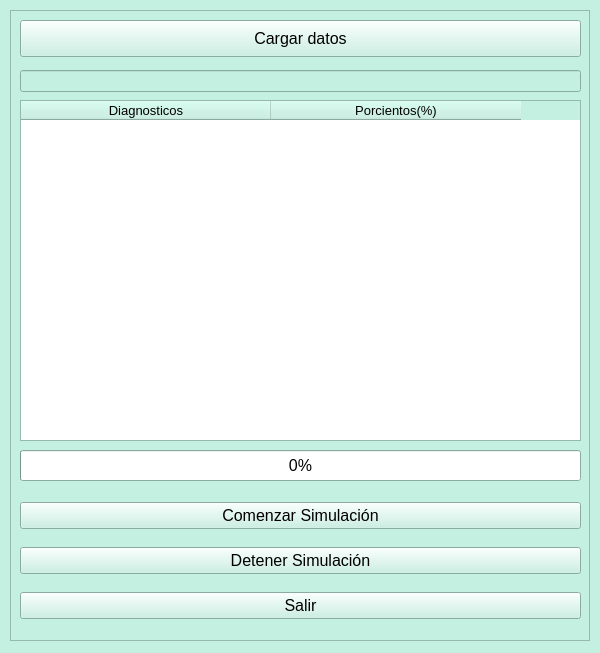
<?xml version="1.0" encoding="UTF-8"?>
<ui version="4.0">
 <class>SimulationWidget</class>
 <widget class="QWidget" name="SimulationWidget">
  <property name="geometry">
   <rect>
    <x>0</x>
    <y>0</y>
    <width>600</width>
    <height>653</height>
   </rect>
  </property>
  <property name="sizePolicy">
   <sizepolicy hsizetype="Preferred" vsizetype="Preferred">
    <horstretch>0</horstretch>
    <verstretch>0</verstretch>
   </sizepolicy>
  </property>
  <property name="minimumSize">
   <size>
    <width>0</width>
    <height>0</height>
   </size>
  </property>
  <property name="maximumSize">
   <size>
    <width>1200</width>
    <height>1200</height>
   </size>
  </property>
  <property name="palette">
   <palette>
    <active>
     <colorrole role="WindowText">
      <brush brushstyle="SolidPattern">
       <color alpha="255">
        <red>0</red>
        <green>0</green>
        <blue>0</blue>
       </color>
      </brush>
     </colorrole>
     <colorrole role="Button">
      <brush brushstyle="SolidPattern">
       <color alpha="255">
        <red>195</red>
        <green>240</green>
        <blue>225</blue>
       </color>
      </brush>
     </colorrole>
     <colorrole role="Light">
      <brush brushstyle="SolidPattern">
       <color alpha="255">
        <red>255</red>
        <green>255</green>
        <blue>255</blue>
       </color>
      </brush>
     </colorrole>
     <colorrole role="Midlight">
      <brush brushstyle="SolidPattern">
       <color alpha="255">
        <red>225</red>
        <green>247</green>
        <blue>240</blue>
       </color>
      </brush>
     </colorrole>
     <colorrole role="Dark">
      <brush brushstyle="SolidPattern">
       <color alpha="255">
        <red>97</red>
        <green>120</green>
        <blue>112</blue>
       </color>
      </brush>
     </colorrole>
     <colorrole role="Mid">
      <brush brushstyle="SolidPattern">
       <color alpha="255">
        <red>130</red>
        <green>160</green>
        <blue>150</blue>
       </color>
      </brush>
     </colorrole>
     <colorrole role="Text">
      <brush brushstyle="SolidPattern">
       <color alpha="255">
        <red>0</red>
        <green>0</green>
        <blue>0</blue>
       </color>
      </brush>
     </colorrole>
     <colorrole role="BrightText">
      <brush brushstyle="SolidPattern">
       <color alpha="255">
        <red>255</red>
        <green>255</green>
        <blue>255</blue>
       </color>
      </brush>
     </colorrole>
     <colorrole role="ButtonText">
      <brush brushstyle="SolidPattern">
       <color alpha="255">
        <red>0</red>
        <green>0</green>
        <blue>0</blue>
       </color>
      </brush>
     </colorrole>
     <colorrole role="Base">
      <brush brushstyle="SolidPattern">
       <color alpha="255">
        <red>255</red>
        <green>255</green>
        <blue>255</blue>
       </color>
      </brush>
     </colorrole>
     <colorrole role="Window">
      <brush brushstyle="SolidPattern">
       <color alpha="255">
        <red>195</red>
        <green>240</green>
        <blue>225</blue>
       </color>
      </brush>
     </colorrole>
     <colorrole role="Shadow">
      <brush brushstyle="SolidPattern">
       <color alpha="255">
        <red>0</red>
        <green>0</green>
        <blue>0</blue>
       </color>
      </brush>
     </colorrole>
     <colorrole role="AlternateBase">
      <brush brushstyle="SolidPattern">
       <color alpha="255">
        <red>225</red>
        <green>247</green>
        <blue>240</blue>
       </color>
      </brush>
     </colorrole>
     <colorrole role="ToolTipBase">
      <brush brushstyle="SolidPattern">
       <color alpha="255">
        <red>255</red>
        <green>255</green>
        <blue>220</blue>
       </color>
      </brush>
     </colorrole>
     <colorrole role="ToolTipText">
      <brush brushstyle="SolidPattern">
       <color alpha="255">
        <red>0</red>
        <green>0</green>
        <blue>0</blue>
       </color>
      </brush>
     </colorrole>
     <colorrole role="PlaceholderText">
      <brush brushstyle="SolidPattern">
       <color alpha="128">
        <red>0</red>
        <green>0</green>
        <blue>0</blue>
       </color>
      </brush>
     </colorrole>
    </active>
    <inactive>
     <colorrole role="WindowText">
      <brush brushstyle="SolidPattern">
       <color alpha="255">
        <red>0</red>
        <green>0</green>
        <blue>0</blue>
       </color>
      </brush>
     </colorrole>
     <colorrole role="Button">
      <brush brushstyle="SolidPattern">
       <color alpha="255">
        <red>195</red>
        <green>240</green>
        <blue>225</blue>
       </color>
      </brush>
     </colorrole>
     <colorrole role="Light">
      <brush brushstyle="SolidPattern">
       <color alpha="255">
        <red>255</red>
        <green>255</green>
        <blue>255</blue>
       </color>
      </brush>
     </colorrole>
     <colorrole role="Midlight">
      <brush brushstyle="SolidPattern">
       <color alpha="255">
        <red>225</red>
        <green>247</green>
        <blue>240</blue>
       </color>
      </brush>
     </colorrole>
     <colorrole role="Dark">
      <brush brushstyle="SolidPattern">
       <color alpha="255">
        <red>97</red>
        <green>120</green>
        <blue>112</blue>
       </color>
      </brush>
     </colorrole>
     <colorrole role="Mid">
      <brush brushstyle="SolidPattern">
       <color alpha="255">
        <red>130</red>
        <green>160</green>
        <blue>150</blue>
       </color>
      </brush>
     </colorrole>
     <colorrole role="Text">
      <brush brushstyle="SolidPattern">
       <color alpha="255">
        <red>0</red>
        <green>0</green>
        <blue>0</blue>
       </color>
      </brush>
     </colorrole>
     <colorrole role="BrightText">
      <brush brushstyle="SolidPattern">
       <color alpha="255">
        <red>255</red>
        <green>255</green>
        <blue>255</blue>
       </color>
      </brush>
     </colorrole>
     <colorrole role="ButtonText">
      <brush brushstyle="SolidPattern">
       <color alpha="255">
        <red>0</red>
        <green>0</green>
        <blue>0</blue>
       </color>
      </brush>
     </colorrole>
     <colorrole role="Base">
      <brush brushstyle="SolidPattern">
       <color alpha="255">
        <red>255</red>
        <green>255</green>
        <blue>255</blue>
       </color>
      </brush>
     </colorrole>
     <colorrole role="Window">
      <brush brushstyle="SolidPattern">
       <color alpha="255">
        <red>195</red>
        <green>240</green>
        <blue>225</blue>
       </color>
      </brush>
     </colorrole>
     <colorrole role="Shadow">
      <brush brushstyle="SolidPattern">
       <color alpha="255">
        <red>0</red>
        <green>0</green>
        <blue>0</blue>
       </color>
      </brush>
     </colorrole>
     <colorrole role="AlternateBase">
      <brush brushstyle="SolidPattern">
       <color alpha="255">
        <red>225</red>
        <green>247</green>
        <blue>240</blue>
       </color>
      </brush>
     </colorrole>
     <colorrole role="ToolTipBase">
      <brush brushstyle="SolidPattern">
       <color alpha="255">
        <red>255</red>
        <green>255</green>
        <blue>220</blue>
       </color>
      </brush>
     </colorrole>
     <colorrole role="ToolTipText">
      <brush brushstyle="SolidPattern">
       <color alpha="255">
        <red>0</red>
        <green>0</green>
        <blue>0</blue>
       </color>
      </brush>
     </colorrole>
     <colorrole role="PlaceholderText">
      <brush brushstyle="SolidPattern">
       <color alpha="128">
        <red>0</red>
        <green>0</green>
        <blue>0</blue>
       </color>
      </brush>
     </colorrole>
    </inactive>
    <disabled>
     <colorrole role="WindowText">
      <brush brushstyle="SolidPattern">
       <color alpha="255">
        <red>97</red>
        <green>120</green>
        <blue>112</blue>
       </color>
      </brush>
     </colorrole>
     <colorrole role="Button">
      <brush brushstyle="SolidPattern">
       <color alpha="255">
        <red>195</red>
        <green>240</green>
        <blue>225</blue>
       </color>
      </brush>
     </colorrole>
     <colorrole role="Light">
      <brush brushstyle="SolidPattern">
       <color alpha="255">
        <red>255</red>
        <green>255</green>
        <blue>255</blue>
       </color>
      </brush>
     </colorrole>
     <colorrole role="Midlight">
      <brush brushstyle="SolidPattern">
       <color alpha="255">
        <red>225</red>
        <green>247</green>
        <blue>240</blue>
       </color>
      </brush>
     </colorrole>
     <colorrole role="Dark">
      <brush brushstyle="SolidPattern">
       <color alpha="255">
        <red>97</red>
        <green>120</green>
        <blue>112</blue>
       </color>
      </brush>
     </colorrole>
     <colorrole role="Mid">
      <brush brushstyle="SolidPattern">
       <color alpha="255">
        <red>130</red>
        <green>160</green>
        <blue>150</blue>
       </color>
      </brush>
     </colorrole>
     <colorrole role="Text">
      <brush brushstyle="SolidPattern">
       <color alpha="255">
        <red>97</red>
        <green>120</green>
        <blue>112</blue>
       </color>
      </brush>
     </colorrole>
     <colorrole role="BrightText">
      <brush brushstyle="SolidPattern">
       <color alpha="255">
        <red>255</red>
        <green>255</green>
        <blue>255</blue>
       </color>
      </brush>
     </colorrole>
     <colorrole role="ButtonText">
      <brush brushstyle="SolidPattern">
       <color alpha="255">
        <red>97</red>
        <green>120</green>
        <blue>112</blue>
       </color>
      </brush>
     </colorrole>
     <colorrole role="Base">
      <brush brushstyle="SolidPattern">
       <color alpha="255">
        <red>195</red>
        <green>240</green>
        <blue>225</blue>
       </color>
      </brush>
     </colorrole>
     <colorrole role="Window">
      <brush brushstyle="SolidPattern">
       <color alpha="255">
        <red>195</red>
        <green>240</green>
        <blue>225</blue>
       </color>
      </brush>
     </colorrole>
     <colorrole role="Shadow">
      <brush brushstyle="SolidPattern">
       <color alpha="255">
        <red>0</red>
        <green>0</green>
        <blue>0</blue>
       </color>
      </brush>
     </colorrole>
     <colorrole role="AlternateBase">
      <brush brushstyle="SolidPattern">
       <color alpha="255">
        <red>195</red>
        <green>240</green>
        <blue>225</blue>
       </color>
      </brush>
     </colorrole>
     <colorrole role="ToolTipBase">
      <brush brushstyle="SolidPattern">
       <color alpha="255">
        <red>255</red>
        <green>255</green>
        <blue>220</blue>
       </color>
      </brush>
     </colorrole>
     <colorrole role="ToolTipText">
      <brush brushstyle="SolidPattern">
       <color alpha="255">
        <red>0</red>
        <green>0</green>
        <blue>0</blue>
       </color>
      </brush>
     </colorrole>
     <colorrole role="PlaceholderText">
      <brush brushstyle="SolidPattern">
       <color alpha="128">
        <red>0</red>
        <green>0</green>
        <blue>0</blue>
       </color>
      </brush>
     </colorrole>
    </disabled>
   </palette>
  </property>
  <property name="font">
   <font>
    <family>Segoe UI</family>
    <pointsize>12</pointsize>
   </font>
  </property>
  <property name="focusPolicy">
   <enum>Qt::ClickFocus</enum>
  </property>
  <property name="windowTitle">
   <string>Simulación</string>
  </property>
  <widget class="QFrame" name="frame">
   <property name="geometry">
    <rect>
     <x>10</x>
     <y>10</y>
     <width>580</width>
     <height>631</height>
    </rect>
   </property>
   <property name="focusPolicy">
    <enum>Qt::NoFocus</enum>
   </property>
   <property name="frameShape">
    <enum>QFrame::StyledPanel</enum>
   </property>
   <property name="frameShadow">
    <enum>QFrame::Raised</enum>
   </property>
   <widget class="QProgressBar" name="progressBar">
    <property name="geometry">
     <rect>
      <x>10</x>
      <y>440</y>
      <width>561</width>
      <height>31</height>
     </rect>
    </property>
    <property name="value">
     <number>0</number>
    </property>
   </widget>
   <widget class="QWidget" name="verticalLayoutWidget">
    <property name="geometry">
     <rect>
      <x>10</x>
      <y>480</y>
      <width>561</width>
      <height>141</height>
     </rect>
    </property>
    <layout class="QVBoxLayout" name="verticalLayout">
     <item>
      <widget class="QPushButton" name="pB_comenzar">
       <property name="text">
        <string>Comenzar Simulación</string>
       </property>
      </widget>
     </item>
     <item>
      <widget class="QPushButton" name="pB_detener">
       <property name="text">
        <string>Detener Simulación</string>
       </property>
      </widget>
     </item>
     <item>
      <widget class="QPushButton" name="pB_salir">
       <property name="text">
        <string>Salir</string>
       </property>
      </widget>
     </item>
    </layout>
   </widget>
   <widget class="QPushButton" name="pB_cargar">
    <property name="geometry">
     <rect>
      <x>10</x>
      <y>10</y>
      <width>561</width>
      <height>37</height>
     </rect>
    </property>
    <property name="text">
     <string>Cargar datos</string>
    </property>
   </widget>
   <widget class="QLineEdit" name="lineEdit_ruta_datos">
    <property name="enabled">
     <bool>false</bool>
    </property>
    <property name="geometry">
     <rect>
      <x>10</x>
      <y>60</y>
      <width>561</width>
      <height>22</height>
     </rect>
    </property>
    <property name="font">
     <font>
      <family>Segoe UI</family>
      <pointsize>8</pointsize>
     </font>
    </property>
   </widget>
   <widget class="QTableWidget" name="tableWidget">
    <property name="geometry">
     <rect>
      <x>10</x>
      <y>90</y>
      <width>561</width>
      <height>341</height>
     </rect>
    </property>
    <property name="font">
     <font>
      <family>Segoe UI</family>
      <pointsize>10</pointsize>
     </font>
    </property>
    <property name="rowCount">
     <number>0</number>
    </property>
    <property name="columnCount">
     <number>2</number>
    </property>
    <attribute name="horizontalHeaderDefaultSectionSize">
     <number>250</number>
    </attribute>
    <column>
     <property name="text">
      <string>Diagnosticos</string>
     </property>
    </column>
    <column>
     <property name="text">
      <string>Porcientos(%)</string>
     </property>
    </column>
   </widget>
  </widget>
 </widget>
 <resources/>
 <connections/>
</ui>
